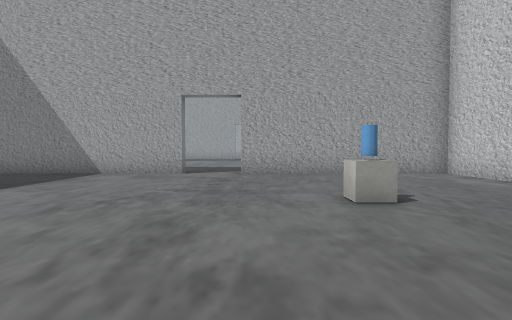
view 1 (above)

17 first-person views from a walk through a scene from a Unity 3-D project. The camera is 1.3 m above the floor, tilts 2° down and sees 80° across. The floor is counted in squares, 2 m on a side. Each view is taken from the middle of a square. On the plan, view 1 faces up. The plan holds only what a view shows up to about 10 squares ahead; the rest is blank. The player character is not drawn. Some surface patterns are stand-ins.

view 2
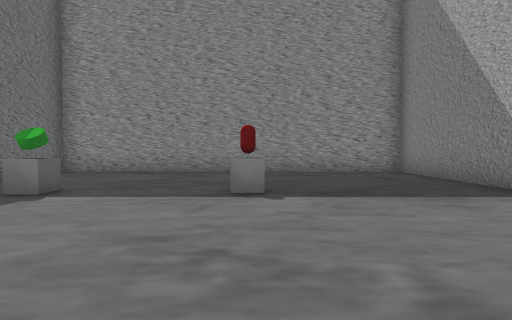

view 3
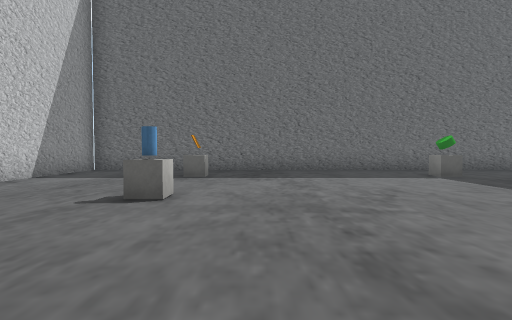

view 4
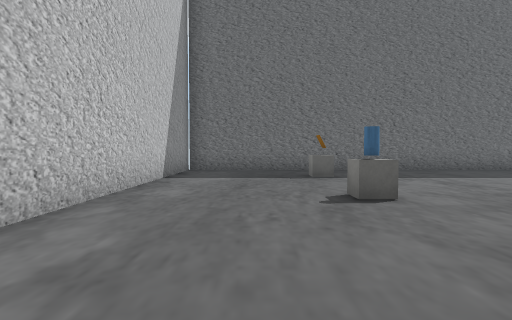

view 5
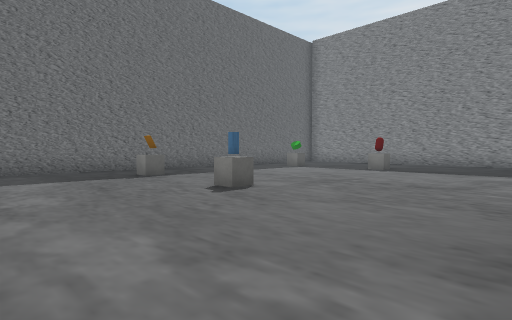

view 6
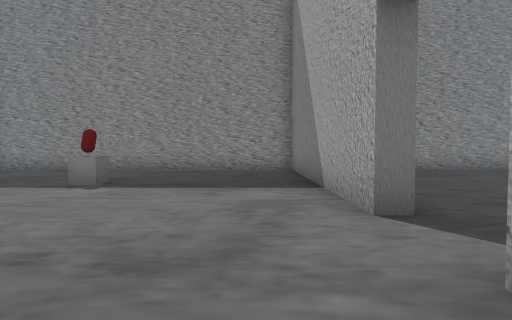

view 7
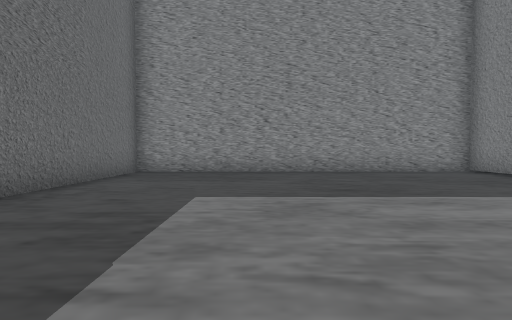

view 8
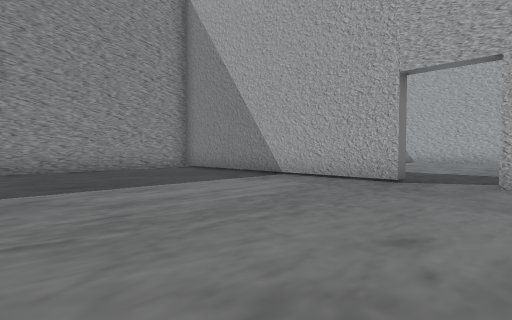

view 9
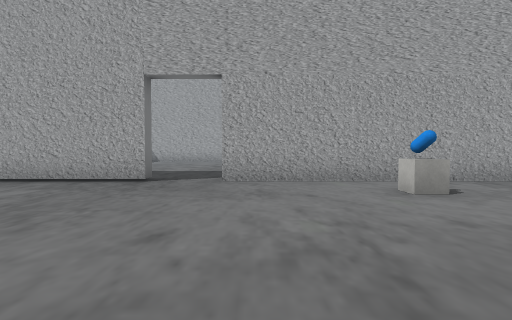

view 10
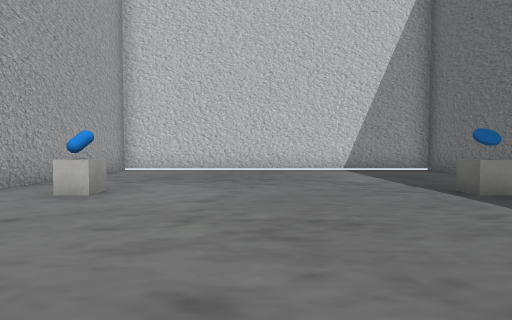

view 11
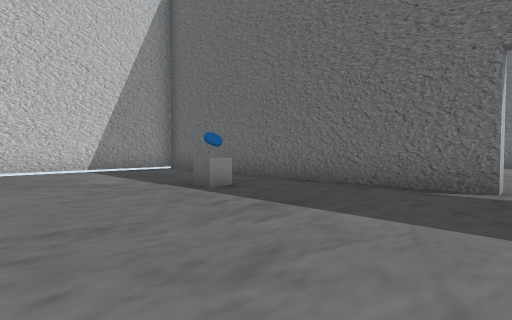

view 12
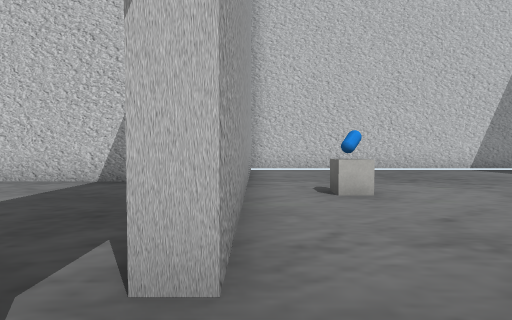

view 13
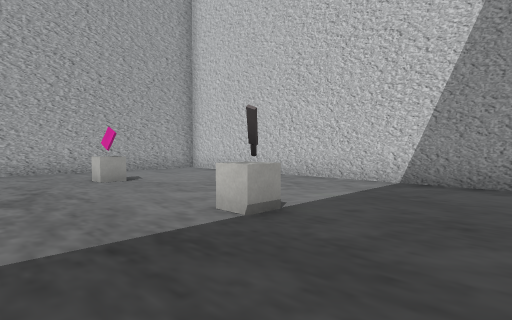

view 14
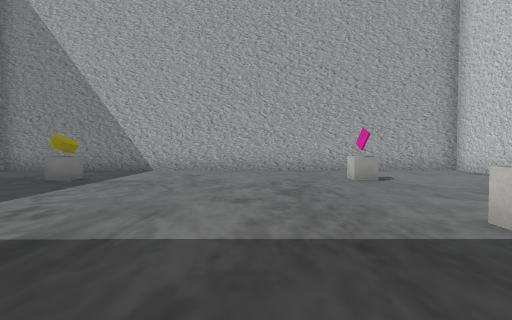

view 15
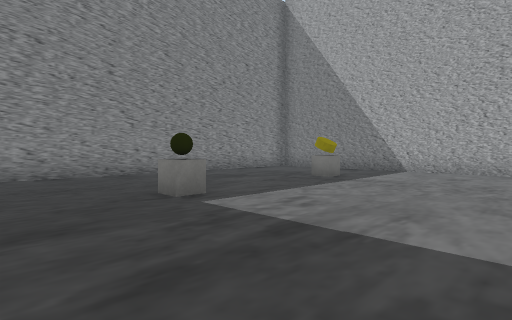

view 16
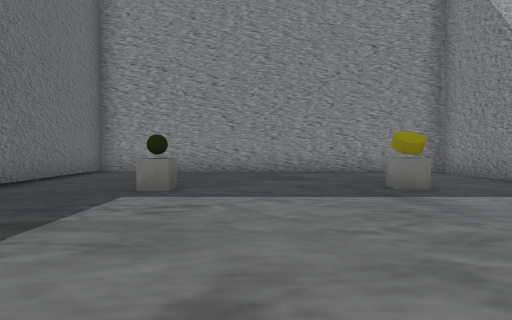

view 17
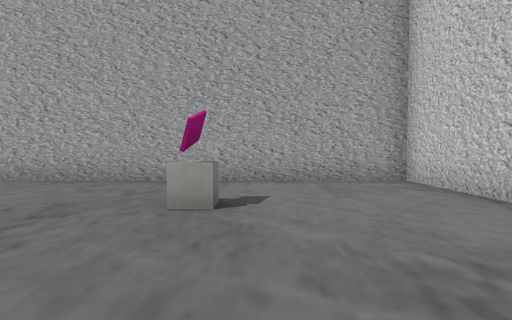

### Floor plan
Points are (right, up) in squares from view 1. A wall is a line through its corners. A room is listed if a view was taken in it or the views show most of it. See-through windows are left out.
Room 1 (views 1, 2, 3, 4, 5, 6)
walls: (-2, 8.6) (-2, 8.2) (-8.8, 8.2) (-8.8, -1.6) (5.1, -1.6) (5.1, 8.2) (-0.4, 8.2)
ways out: opening at (-1, 9) to room 2
objects: other object (-5, 1); other object (-5, 4); other object (1, 1); other object (2, 4)
Room 2 (views 7, 8, 9, 10, 11, 12, 13, 14, 15)
walls: (-1.2, 18.6) (-1.2, 18.2) (-8.8, 18.2) (-8.8, 8.6) (-4, 8.6); (-0.4, 8.2) (-0.4, 8.6) (8.6, 8.6) (8.6, 18.2) (0.3, 18.2) (0.3, 18.6)
ways out: opening at (-1, 9) to room 1; opening at (-0.5, 19) to room 3
objects: other object (4, 11); other object (4, 17)
Room 3 (views 16, 17)
walls: (5.1, 19.5) (5.1, 28.3) (-8.8, 28.3) (-8.8, 18.6) (-5.2, 18.6)
ways out: opening at (-0.5, 19) to room 2
objects: other object (-5, 22); other object (-5, 26); other object (1, 21); other object (1, 26)

Where each view was taken, in squares from view 1:
view 1: 0 up, 0 right, facing up
view 2: 4 up, 0 right, facing left
view 3: 8 up, 0 right, facing down
view 4: 8 up, 3 right, facing down
view 5: 8 up, 5 right, facing down-left
view 6: 7 up, 1 right, facing left
view 7: 12 up, 0 right, facing left
view 8: 12 up, 1 right, facing up-left
view 9: 12 up, 1 right, facing up
view 10: 14 up, 1 left, facing right
view 11: 14 up, 1 left, facing down-right
view 12: 18 up, 1 left, facing right
view 13: 19 up, 1 left, facing up-right
view 14: 19 up, 1 left, facing up
view 15: 19 up, 1 left, facing up-left
view 16: 23 up, 0 right, facing left
view 17: 22 up, 2 right, facing up
